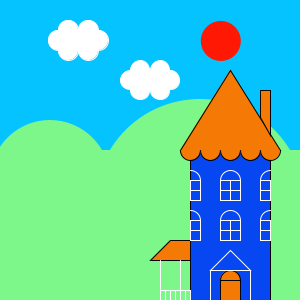
Frame 1 (no input)
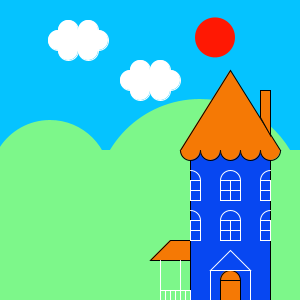
Frame 60 (the mouse pressed at the canvas centre just before this capture)
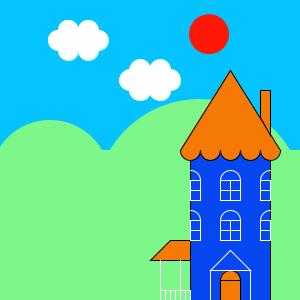
Frame 120 (the mouse held since frame 60 and released just before this capture)

The Processing sketch that drew these frames (run headless with seeded random() and noise(); from frame 60 on, the mouse is pressed at the canvas centre):

// Processing sketch: processing_56441
// ── processing_56441.pde

/*
Chunzhong Li
 02/27/2012
 Lavender Home
 */
int seconds;
int minutes=0;
int l=200;
float m=40.0;// for the leftside cloud
float n=40.0;
float i=150.0;// for the rightside cloud
float j=80.0;
float sX=20.0;// for the Sun.
float sY=150.0;
float theta;
int p;
int q;
int o;
int u;


void setup()
{
  size(300, 300);
  smooth();
}

void draw()
{
  minutes = minute();
  seconds = second();
  //sky
  noStroke();
  theta=PI*( seconds/60.0);
  sX=130*cos(-theta)+150;
  sY=130*sin(-theta)+150;
  if (minutes % 2 == 0)
  {
    if (seconds < 15)
    { 
      background(16, 221, 227);
    }
    else if (seconds < 30)
    { 
      background(5, 195, 255);
    }
    else if (seconds < 45)
    { 
      background(5, 157, 255);
    }
    else 
    { 
      background(40, 119, 250);
    }
    fill(255, 24, 3);
    ellipse(sX, sY, 40, 40);
  }
  else
  {
    background (3, 10, 173);
    fill(246, 255, 5);
    ellipse(sX, sY, 40, 40);
    fill(3, 10, 173);
    ellipse(sX-20, sY, 40, 40);
  } 
  // green hill
  fill(125, 247, 138);
  rect(0, height/2.0, width, height/2.0);
  ellipse(width/6.0, height*0.6, width*0.4, height*0.4);
  ellipse(width*2.0/3.0, height*0.68, width*0.7, height*0.7);
  
  
  // my dream house
  stroke(0);
  fill(7, 71, 241);
  rect(190, 150, 80, 150); //the blue body

  fill(245, 121, 5);
  triangle(180, 150, 280, 150, 230, 70);//the roof
  for  (int a=190;a< 280; a+=20)
  {
    arc(a, 150, 20, 20, 0, PI);
  }
  quad(150, 260, 190, 260, 190, 240, 170, 240);// side top
  quad(260, 117, 270, 135, 270, 90, 260, 90);

  arc(230, 280, 20, 20, PI, TWO_PI);//door
  rect(220, 280, 20, 20);
  stroke(255);
  if (minutes % 2 == 0)
  {
    noFill();
  }
  else
  { 
    fill(255, 185, 5);
  }
  arc(190, 180, 20, 20, TWO_PI-PI/2, TWO_PI); //window top
  arc(230, 180, 20, 20, PI, TWO_PI);
  arc(270, 180, 20, 20, PI, TWO_PI-PI/2);
  arc(190, 220, 20, 20, TWO_PI-PI/2, TWO_PI);
  arc(230, 220, 20, 20, PI, TWO_PI);
  arc(270, 220, 20, 20, PI, TWO_PI-PI/2);

  rect(190, 180, 10, 10);// windows squares
  rect(190, 190, 10, 10);
  rect(220, 180, 10, 10);
  rect(220, 190, 10, 10);

  rect(230, 180, 10, 10);
  rect(230, 190, 10, 10);
  rect(260, 180, 10, 10);
  rect(260, 190, 10, 10);

  rect(190, 220, 10, 10);
  rect(190, 230, 10, 10);
  rect(220, 220, 10, 10);
  rect(220, 230, 10, 10);

  rect(230, 220, 10, 10);
  rect(230, 230, 10, 10);
  rect(260, 220, 10, 10);
  rect(260, 230, 10, 10);

  noFill();
  triangle(210, 270, 250, 270, 230, 250);// white outside door
  line(210, 270, 210, 300);
  line(250, 270, 250, 300);

  line(160, 260, 160, 290);//on the leftside, the maid door with 凉亭
  line(180, 260, 180, 290);
  line(160, 290, 190, 290);
  for (int b=160; b<195; b+=5)
  {
    line(b, 290, b, 300);//fences
  }

  // clouds
  fill(255);
  minutes =minute();
  ellipse(m+minutes, n, 20, 20); //clouds indigator in terms of minute
  ellipse(m+minutes-20, n, 20, 20);
  ellipse(m+minutes+20, n, 20, 20);
  ellipse(m+minutes-10, n-10, 20, 20);
  ellipse(m+minutes-10, n+10, 20, 20);
  ellipse(m+minutes+10, n+10, 20, 20);
  ellipse(m+minutes+10, n-10, 20, 20);

  seconds= second();
  ellipse(i, j, seconds, seconds);
  ellipse(i-20, j, seconds, seconds);
  ellipse(i+20, j, seconds, seconds);
  ellipse(i-10, j-10, seconds, seconds);
  ellipse(i-10, j+10, seconds, seconds);
  ellipse(i+10, j-10, seconds, seconds);
  ellipse(i+10, j+10, seconds, seconds);
}
